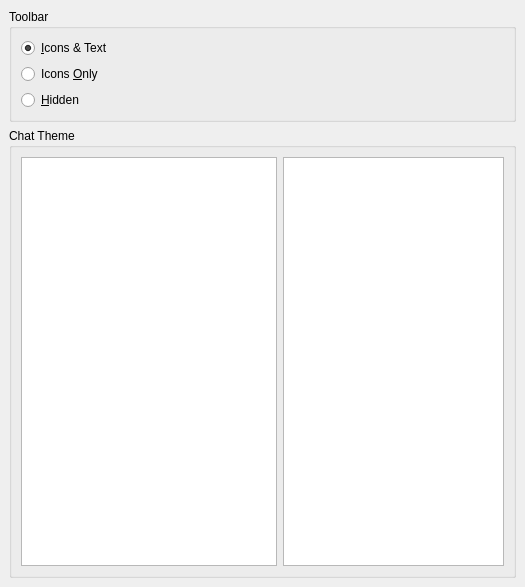
<ui version="4.0" >
 <class>AppearanceSettings</class>
 <widget class="QWidget" name="AppearanceSettings" >
  <property name="geometry" >
   <rect>
    <x>0</x>
    <y>0</y>
    <width>525</width>
    <height>587</height>
   </rect>
  </property>
  <property name="windowTitle" >
   <string>Form</string>
  </property>
  <layout class="QVBoxLayout" >
   <property name="margin" >
    <number>9</number>
   </property>
   <property name="spacing" >
    <number>6</number>
   </property>
   <item>
    <widget class="QGroupBox" name="groupBox" >
     <property name="title" >
      <string>Toolbar</string>
     </property>
     <layout class="QVBoxLayout" >
      <property name="margin" >
       <number>9</number>
      </property>
      <property name="spacing" >
       <number>6</number>
      </property>
      <item>
       <widget class="QRadioButton" name="textUnderIconsRadioButton" >
        <property name="text" >
         <string>&amp;Icons &amp;&amp; Text</string>
        </property>
        <property name="checked" >
         <bool>true</bool>
        </property>
       </widget>
      </item>
      <item>
       <widget class="QRadioButton" name="iconsOnlyRadioButton" >
        <property name="text" >
         <string>Icons &amp;Only</string>
        </property>
       </widget>
      </item>
      <item>
       <widget class="QRadioButton" name="hiddenRadioButton" >
        <property name="text" >
         <string>&amp;Hidden</string>
        </property>
       </widget>
      </item>
     </layout>
    </widget>
   </item>
   <item>
    <widget class="QGroupBox" name="groupBox_2" >
     <property name="title" >
      <string>Chat Theme</string>
     </property>
     <layout class="QHBoxLayout" >
      <property name="margin" >
       <number>9</number>
      </property>
      <property name="spacing" >
       <number>6</number>
      </property>
      <item>
       <widget class="QListWidget" name="themeListWidget" >
        <property name="sizePolicy" >
         <sizepolicy>
          <hsizetype>1</hsizetype>
          <vsizetype>7</vsizetype>
          <horstretch>0</horstretch>
          <verstretch>0</verstretch>
         </sizepolicy>
        </property>
       </widget>
      </item>
      <item>
       <widget class="QtChatHistoryWidget" name="themePreviewBrowser" />
      </item>
     </layout>
    </widget>
   </item>
  </layout>
 </widget>
 <customwidgets>
  <customwidget>
   <class>QtChatHistoryWidget</class>
   <extends>QTextBrowser</extends>
   <header>chat/QtChatHistoryWidget.h</header>
  </customwidget>
 </customwidgets>
 <resources/>
 <connections/>
</ui>
